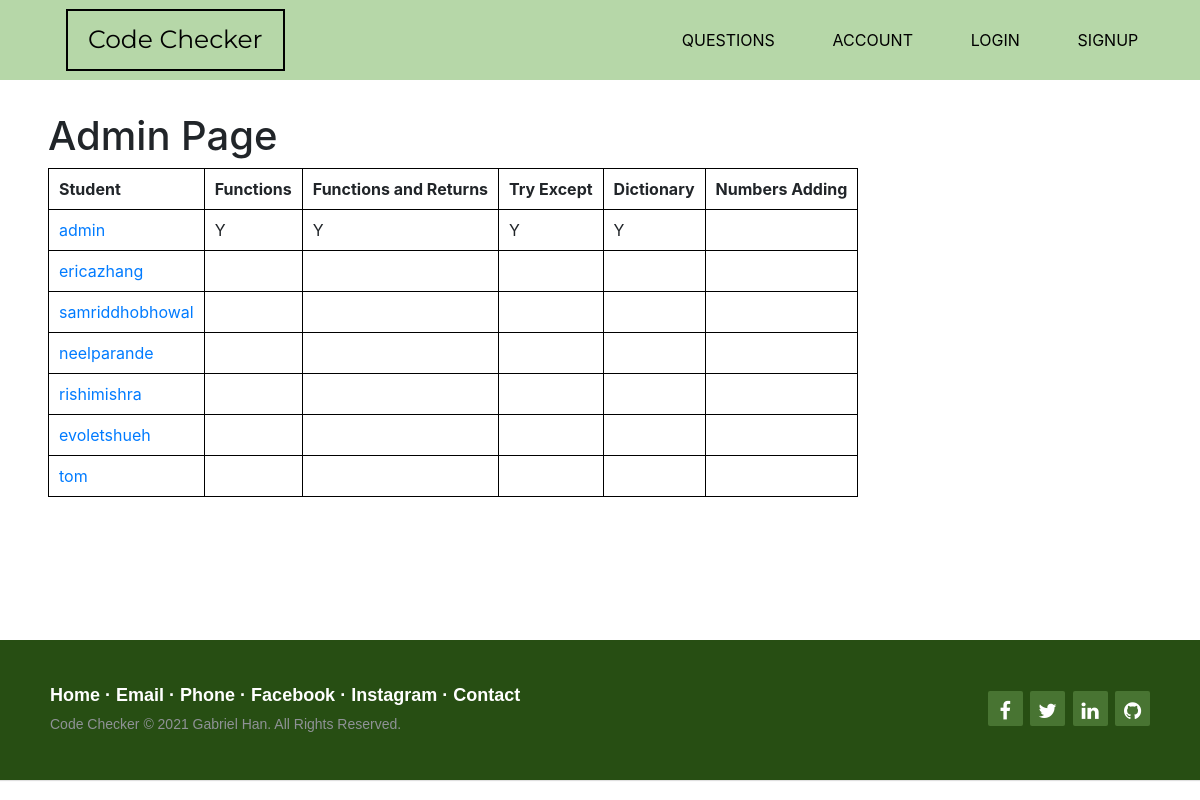
The page /admin (signed in) on the database its author committed.
### files/databases.py (models this page shows, shortened)
class User(db.Model, UserMixin):
    id = db.Column(db.Integer, primary_key=True)
    username = db.Column(db.String(20), unique=True, nullable=False)
    password = db.Column(db.String(60), nullable=False)
    passed = db.Column(db.String(), nullable=True)

### files/routes.py (the view)
@app.route('/admin', methods=['GET', 'POST'])
@login_required
def admin():
  if current_user.username == "admin":
    users = User.query.all()
    tasks = questionsMaster
    return render_template("admin.html", users=users, tasks=tasks)
  return render_template("error.html")

### files/routes.py (called while the page is built)
@login_manager.user_loader
def load_user(user_id):
    return User.query.get(int(user_id))

### templates/admin.html (shortened to what this page needs)
{% extends "template.html" %}
{% block info %}
<link rel="stylesheet" href="{{url_for('static', filename='css/admin.css')}}">
{% endblock info %}
{% block bodyContent %}
  <div id="content">
    <h1>Admin Page</h1>
    <table>
      <tr>
        <th>Student</th>
        {% for key, task in tasks.items() %}
          <th>{{task[0]}}</th>
        {% endfor %}
      </tr>
      {% for user in users %}
        <tr>
          <td><a href='user/{{user.username}}'>{{user.username}}</a></td>
          {% for key,task in tasks.items() %}
            {% if user.passed and task[0] in user.passed %}
              <td>Y</td>
            {% else %}
              <td></td>
            {% endif %}
          {% endfor %}
        </tr>
      {% endfor %}
    </table>
  </div>
{% endblock bodyContent %}

### templates/template.html (shortened to what this page needs)
<!DOCTYPE HTML5>
<html>
  <head>
	<link rel="stylesheet" href="https://maxcdn.bootstrapcdn.com/bootstrap/4.5.2/css/bootstrap.min.css">
  <link rel="stylesheet" href="{{url_for('static', filename='css/template.css')}}">
  <link href="https://netdna.bootstrapcdn.com/font-awesome/4.2.0/css/font-awesome.css" rel="stylesheet">
  </head>
  <body>
    <div class="body-container">
    {% block info %}
    {% endblock %}
    <div class="nav nav-invisible color">
      <a href="/" class="nav-link">
        <div class="nav-title">Code Checker</div>
      </a>
      <div class="nav-right">
        <a href="/questions" class="nav-link">QUESTIONS</a>
        <a href="/account" class="nav-link">ACCOUNT</a>
        <a href="/login" class="nav-link">LOGIN</a>
        <a href="/signup" class="nav-link">SIGNUP</a>
      </div>
    </div>
    <div class="body">
      {% block bodyContent %}{% endblock %}
    </div>
    <footer class="footer-distributed">
			<div class="footer-right">
				<a href="#"><i class="fa fa-facebook"></i></a>
				<a href="#"><i class="fa fa-twitter"></i></a>
				<a href="#"><i class="fa fa-linkedin"></i></a>
				<a href="#"><i class="fa fa-github"></i></a>
			</div>
			<div class="footer-left">
				<p class="footer-links">
					<a href="#" class="text-white">Home</a>
					·
					<a href="#" class="text-white">Email</a>
					·
					<a href="#" class="text-white">Phone</a>
					·
					<a href="#" class="text-white">Facebook</a>
					·
					<a href="#" class="text-white">Instagram</a>
					·
					<a href="#" class="text-white">Contact</a>
				</p>
				<p>Code Checker © 2021 Gabriel Han. All Rights Reserved.</p>
			</div>
		</footer>
    </div>
  </body>
</html>

### files/static/css/template.css (style rules this page uses)
.nav { width: 100vw; position: sticky; top: 0; left: 0; display: flex; justify-content: space-between; align-items: center; height: 80px; z-index: 10; }
.nav.color { background-color: #b6d7a8ff }
.nav-title { height: 55x; border: 2px black solid; color: black; text-align: center; padding: 10px 20px; margin-left: 50px; font-family: 'Montserrat'; font-size: 25px; }
.nav-right { width: 45%; display: flex; justify-content: space-evenly; align-items: center; color: black; margin-right: 20px; }
.footer-distributed { background-color: #274e13ff; box-shadow: 0 1px 1px 0 rgba(0, 0, 0, 0.12); box-sizing: border-box; width: 100%; text-align: left; font: normal 16px sans-serif; padding: 45px 50px; margin-top: 80px; height: 140px; }
.footer-distributed .footer-right { float: right; margin-top: 6px; max-width: 180px; }
.footer-distributed .footer-left p { color: #8f9296; font-size: 14px; margin: 0; }
.footer-distributed p.footer-links { font-size: 18px; font-weight: bold; color: white !important; margin: 0 0 10px; padding: 0; }
.text-white { color: white; }
.footer-distributed .footer-right a { display: inline-block; width: 35px; height: 35px; background-color: rgb(72, 116, 50); border-radius: 2px; font-size: 20px; color: #ffffff; text-align: center; line-height: 35px; margin-left: 3px; padding-top: 10px }
.nav-link { color: black; }
.body { min-height: 60vh; }
#content { padding: 2rem 3rem; }

### files/static/css/admin.css (style rules this page uses)
table, th, td { border: 1px solid black; border-collapse: collapse; padding: 10px; }

### rows shown on the page
User: username "admin"
User: username "ericazhang"
User: username "samriddhobhowal"
User: username "neelparande"
User: username "rishimishra"
User: username "evoletshueh"
User: username "tom"

### other values the page prints
{{ task[0] }} "Functions" "Functions and Returns" "Try Except" "Dictionary" "Numbers Adding"
